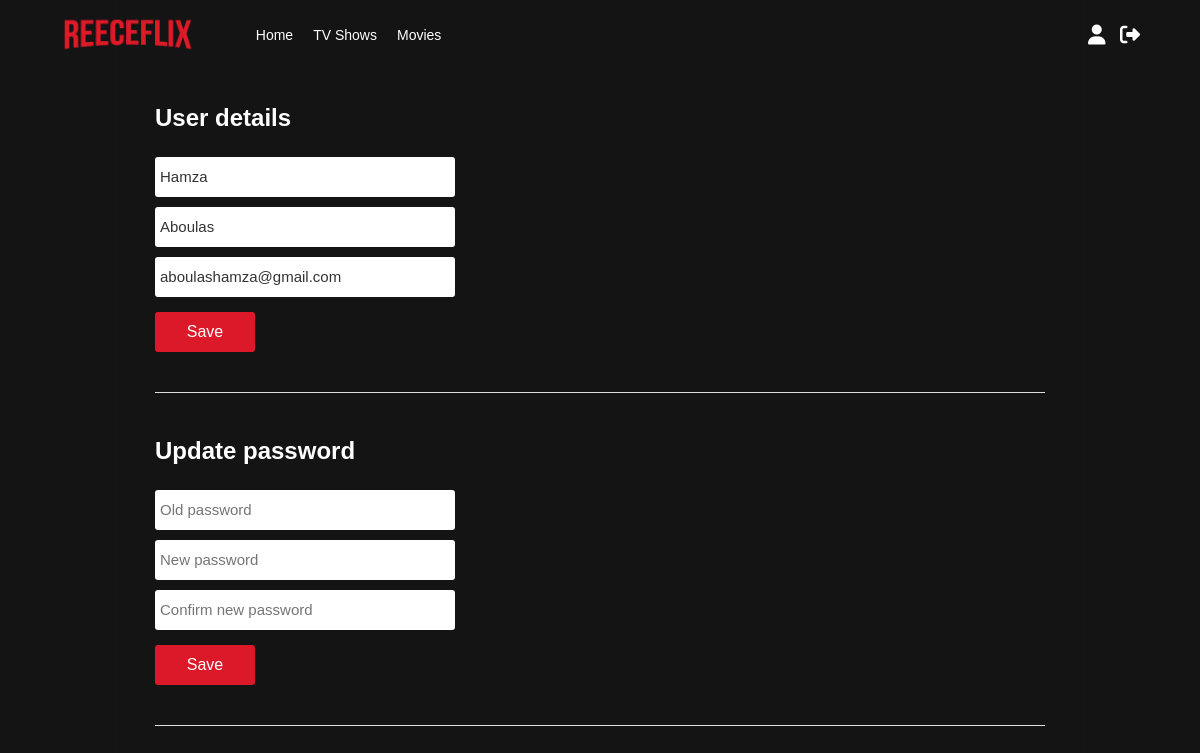
The app's page /profile.php (signed in) with its own data.
### tables this page shows
CREATE TABLE `users` (
  `id` int(11) NOT NULL,
  `firstName` varchar(25) NOT NULL,
  `lastName` varchar(25) NOT NULL,
  `username` varchar(50) NOT NULL,
  `email` varchar(100) NOT NULL,
  `password` varchar(255) NOT NULL,
  `signUpDate` datetime NOT NULL DEFAULT current_timestamp(),
  `isSubscribed` tinyint(4) NOT NULL DEFAULT 0
);

### includes/classes/User.php (called while the page is built, shortened)
<?php
class User {
    private $con, $sqlData;
    public function __construct($con, $username) {
        $query = $con->prepare("SELECT * FROM users WHERE username=:username");
        $query->bindValue(":username", $username);
        $query->execute();
        $this->sqlData = $query->fetch(PDO::FETCH_ASSOC);
    }
    public function getFirstName() {
        return $this->sqlData["firstName"];
    }
    public function getLastName() {
        return $this->sqlData["lastName"];
    }
    public function getEmail() {
        return $this->sqlData["email"];
    }
}
?>

### profile.php (the view, shortened to what this page needs)
<?php
require_once("includes/header.php");
$user = new User($con, $userLoggedIn);
?>
<div class="settingsContainer column">
    <div class="formSection">
        <form method="POST">
            <h2>User details</h2>
            <?php
            $firstName = isset($_POST["firstName"]) ? $_POST["firstName"] : $user->getFirstName();
            $lastName = isset($_POST["lastName"]) ? $_POST["lastName"] : $user->getLastName();
            $email = isset($_POST["email"]) ? $_POST["email"] : $user->getEmail();
            ?>
            <input type="text" name="firstName" placeholder="First name" value="<?php echo $firstName; ?>">
            <input type="text" name="lastName" placeholder="Last name" value="<?php echo $lastName; ?>">
            <input type="email" name="email" placeholder="Email" value="<?php echo $email; ?>">
            <input type="submit" name="saveDetailsButton" value="Save">
        </form>
    </div>
    <div class="formSection">
        <form method="POST">
            <h2>Update password</h2>
            <input type="password" name="oldPassword" placeholder="Old password">
            <input type="password" name="newPassword" placeholder="New password">
            <input type="password" name="newPassword2" placeholder="Confirm new password">
            <input type="submit" name="savePasswordButton" value="Save">
        </form>
    </div>

### assets/style/style.css (style rules this page uses)
html, body { height: 100%; padding: 0; margin: 0; }
* { font-family: Arial, Helvetica, sans-serif; color: #333; box-sizing: border-box; }
.column { background-color: #fff; min-height: 300px; max-height: 100%; width: 450px; box-shadow: rgba(0,0,0, 0.1) 0 1px 2px; padding: 20px 35px; overflow-y: auto; }
.column form { display: flex; flex-direction: column; padding-top: 24px; }
.column form input[type="text"], .column form input[type="email"], .column form input[type="password"] { font-size: 14px; margin: 10px 0; border: none; border-bottom: 1px solid #dedede; }
.column form input[type="submit"] { background-color: #4285f4; color: #fff; height: 36px; width: 88px; border: none; border-radius: 3px; font-weight: 500; margin-top: 10px; margin-bottom: 20px; font-size: 16px; }
.settingsContainer { padding-top: 60px; background-color: transparent; width: 80%; margin-left: auto; margin-right: auto; }
.settingsContainer h2 { color: #fff; margin-top: 0; }
.settingsContainer .formSection { display: flex; flex-direction: column; margin: 20px 0; border-bottom: 1px solid #dedede; padding-bottom: 20px; }
.settingsContainer form input[type="text"], .settingsContainer form input[type="email"], .settingsContainer form input[type="password"] { width: 300px; height: 40px; font-size: 15px; margin: 5px 0; border: none; border-radius: 3px; padding: 0 5px; }
.settingsContainer form input[type="submit"] { background-color: #dc1928; width: 100px; height: 40px; }

### records on screen
users: firstName "Hamza", lastName "Aboulas", email "aboulashamza@gmail.com"
